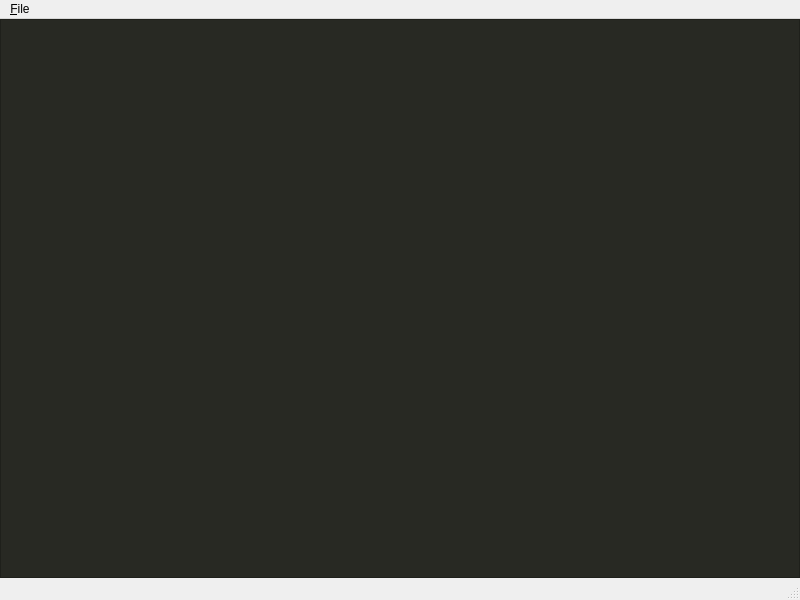
<?xml version="1.0" encoding="UTF-8"?>
<ui version="4.0">
 <class>TextEditor</class>
 <widget class="QMainWindow" name="TextEditor">
  <property name="geometry">
   <rect>
    <x>0</x>
    <y>0</y>
    <width>800</width>
    <height>600</height>
   </rect>
  </property>
  <property name="windowTitle">
   <string>MainWindow</string>
  </property>
  <widget class="QWidget" name="centralwidget">
   <layout class="QVBoxLayout" name="verticalLayout">
    <property name="leftMargin">
     <number>0</number>
    </property>
    <property name="topMargin">
     <number>0</number>
    </property>
    <property name="rightMargin">
     <number>0</number>
    </property>
    <property name="bottomMargin">
     <number>0</number>
    </property>
    <item>
     <widget class="QPlainTextEdit" name="textEdit">
      <property name="styleSheet">
       <string notr="true">background-color: rgb(40, 41, 35);
color: rgb(248, 248, 242);</string>
      </property>
     </widget>
    </item>
   </layout>
  </widget>
  <widget class="QMenuBar" name="menubar">
   <property name="geometry">
    <rect>
     <x>0</x>
     <y>0</y>
     <width>800</width>
     <height>20</height>
    </rect>
   </property>
   <widget class="QMenu" name="menu_File">
    <property name="title">
     <string>&amp;File</string>
    </property>
    <addaction name="action_Save"/>
   </widget>
   <addaction name="menu_File"/>
  </widget>
  <widget class="QStatusBar" name="statusbar"/>
  <action name="action_Save">
   <property name="text">
    <string>&amp;Save</string>
   </property>
   <property name="shortcut">
    <string>Ctrl+S</string>
   </property>
  </action>
 </widget>
 <resources/>
 <connections/>
</ui>
